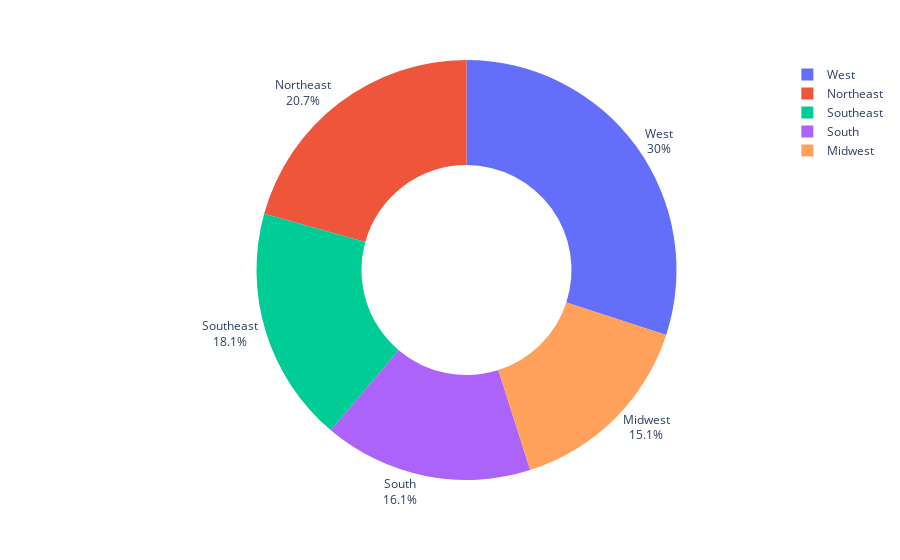

Write notebook code for a chart like this one.
### Code cell
fig = px.pie(df, values = "TotalSales", names = "Region", hole = 0.5)
fig.update_traces(text = df["Region"], textposition = "outside")
fig.show()

### Figure 1 — Plotly figure (JSON) as saved in the notebook; plotly's stock layout.template omitted (floating-point values rounded to 4 significant figures; data arrays with more than 128 entries replaced by an {"elided": "..."} marker saying what was removed)
{"data": [{"domain": {"x": [0, 1], "y": [0, 1]}, "hole": 0.5, "hovertemplate": "Region=%{label}<br>TotalSales=%{value}<extra></extra>", "labels": {"elided": "9648 str values"}, "legendgroup": "", "name": "", "showlegend": true, "text": {"elided": "9648 str values"}, "textposition": "outside", "type": "pie", "values": {"elided": "9648 float values"}}], "layout": {"legend": {"tracegroupgap": 0}, "margin": {"t": 60}}}
